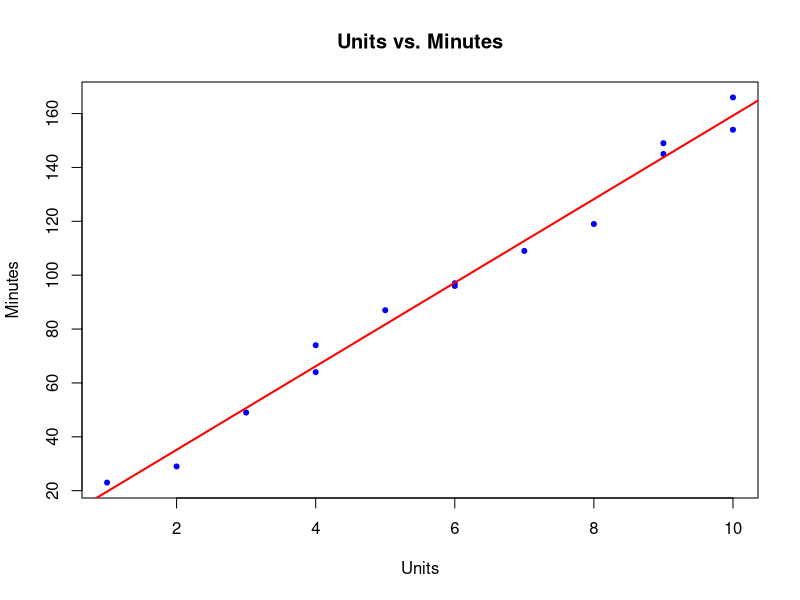

The R script that drew this image:
# Set path
setwd("E:/Academic S7/MA4014 - Linear Models and Multivariate Statistics/Repository/Linear-Models")
current_path <- getwd()

# Read data
data <- read.table("comprep.txt", header = TRUE)

# Correlation
correlation <- cor(data$Minutes, data$Units)
print(paste('Correlation: ', correlation))

# Regression model: Units as a function of Minutes
model <- lm(Minutes ~ Units, data = data)

# Plotting Units on x-axis and Minutes on y-axis
plot(data$Units, data$Minutes,
     main = "Units vs. Minutes",
     xlab = "Units",
     ylab = "Minutes",
     pch = 20,      
     col = "blue")   

summary(model)

# Add the regression line to the plot
abline(lm(Minutes ~ Units, data = data), col = "red", lwd = 2)



